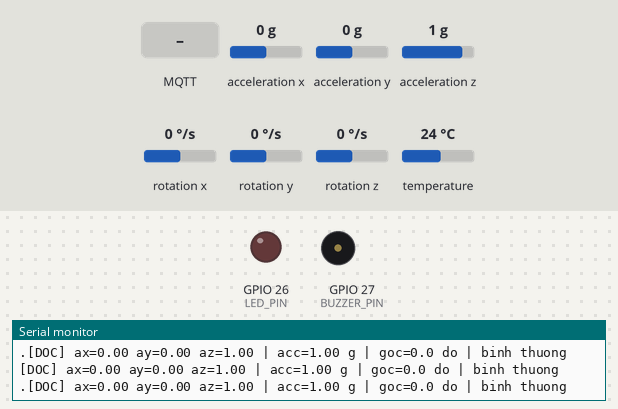
Bench run of a sketch on a simulated ESP32. Parts: output pins drawn as LEDs (lit = HIGH), buzzer (waves = sounding), the last lines printed to the serial monitor. Dashed ring = blinking. Inputs (shaded band) come from the test bench; at power-on: acceleration z 1 g, acceleration x 0 g, acceleration y 0 g, rotation x 0 °/s, rotation y 0 °/s, rotation z 0 °/s, temperature 24 °C. WiFi joins after 1.5 s; servers stay silent unless stated; random numbers use the default seed unless the sketch sets one; no MQTT or app messages arrive unless stated.

Above: at 1.2 s.
1.3 s: acceleration z set to 0.1 g
3.0 s: acceleration z set to -0.2 g
At 5.9 s:
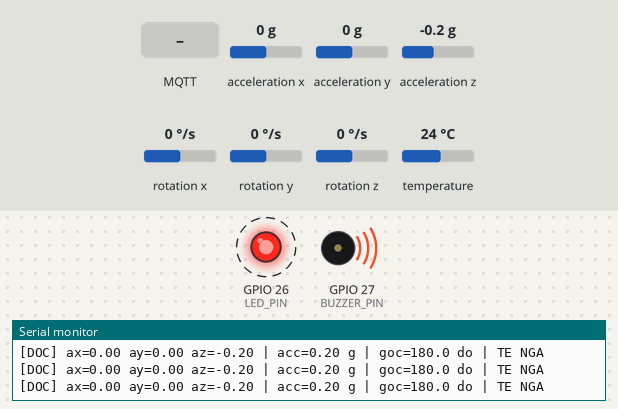
6.0 s: MQTT message "ON" arrives on the first subscribed topic
7.5 s: MQTT message "1" arrives on the first subscribed topic
At 7.71 s:
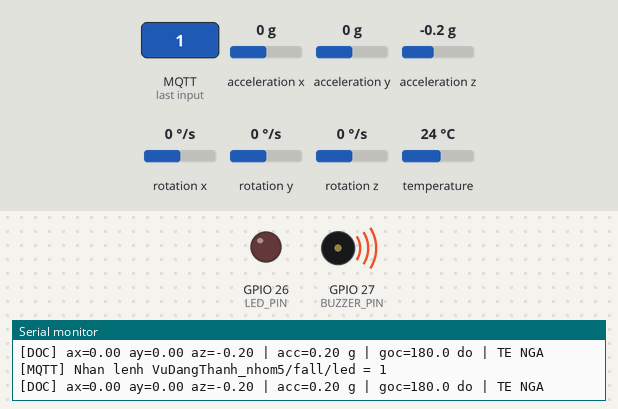
Timing chart, 0 to 14.5 s (numbered marks = the images above; inputs shaded):
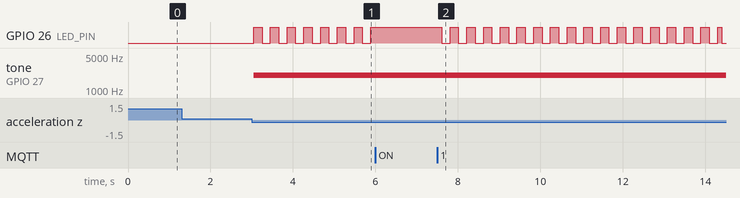

The sketch:

sketch.ino
```cpp
#include <WiFi.h>
#include <PubSubClient.h>
#include <Wire.h>
#include <Adafruit_MPU6050.h>
#include <Adafruit_Sensor.h>

// ======================= 1. CẤU HÌNH =======================
// Wifi (trên Wokwi dùng Wokwi-GUEST, mạch thật thì đổi lại)
const char* WIFI_SSID = "Wokwi-GUEST";
const char* WIFI_PASS = "";

// MQTT broker công cộng, không cần tài khoản
const char* MQTT_SERVER = "broker.hivemq.com";
const int   MQTT_PORT   = 1883;

const char* TOPIC_DATA = "VuDangThanh_nhom5/fall/data";    // ESP32 -> Web
const char* TOPIC_LED  = "VuDangThanh_nhom5/fall/led";     // Web -> ESP32 ("ON"/"OFF")
const char* TOPIC_BUZ  = "VuDangThanh_nhom5/fall/buzzer";  // Web -> ESP32 ("ON"/"OFF")

// Chân thiết bị
#define LED_PIN     26
#define BUZZER_PIN  27

// Ngưỡng phát hiện té ngã
const float FALL_ACC_G   = 2.0;   // tổng gia tốc > 2g (va đập mạnh)
const float FALL_ANGLE   = 60.0;  // góc nghiêng > 60 độ
const unsigned long ALERT_TIME_MS = 5000;  // cảnh báo kéo dài 5 giây

// ======================= 2. BIẾN TOÀN CỤC =======================
Adafruit_MPU6050 mpu;
WiFiClient espClient;
PubSubClient client(espClient);

// Gói dữ liệu truyền qua Queue
struct SensorData {
  float ax, ay, az;   // gia tốc 3 trục (đơn vị g)
  float acc;          // tổng gia tốc (g)
  float angle;        // góc nghiêng (độ)
  bool  fall;         // true nếu vượt ngưỡng
};

QueueHandle_t dataQueue;
QueueHandle_t alertQueue;

volatile bool ledManual = false;
volatile bool buzManual = false;
volatile bool alarmOn   = false;
volatile bool ledState  = false;
volatile bool buzState  = false;

void mqttCallback(char* topic, byte* payload, unsigned int length) {
  String msg = "";
  for (unsigned int i = 0; i < length; i++) msg += (char)payload[i];
  bool on = (msg == "ON");
  if (String(topic) == TOPIC_LED) ledManual = on;
  if (String(topic) == TOPIC_BUZ) buzManual = on;
  Serial.printf("[MQTT] Nhan lenh %s = %s\n", topic, msg.c_str());
}

void mqttReconnect() {
  while (!client.connected()) {
    Serial.print("[MQTT] Dang ket noi broker...");
    String clientId = "ESP32_FALL_" + String(random(0xffff), HEX);
    if (client.connect(clientId.c_str())) {
      Serial.println(" OK");
      client.subscribe(TOPIC_LED);
      client.subscribe(TOPIC_BUZ);
    } else {
      Serial.printf(" that bai (rc=%d), thu lai sau 2s\n", client.state());
      vTaskDelay(pdMS_TO_TICKS(2000));
    }
  }
}

void taskTruyenData(void *pvParameters) {
  Serial.print("[WIFI] Dang ket noi");
  WiFi.mode(WIFI_STA);
  WiFi.begin(WIFI_SSID, WIFI_PASS);
  while (WiFi.status() != WL_CONNECTED) {
    vTaskDelay(pdMS_TO_TICKS(500));
    Serial.print(".");
  }
  Serial.println("\n[WIFI] Da ket noi Wifi!");
  client.setServer(MQTT_SERVER, MQTT_PORT);
  client.setCallback(mqttCallback);
  SensorData d;
  char json[160];
  for (;;) {
    if (!client.connected()) mqttReconnect();
    client.loop();
    if (xQueueReceive(dataQueue, &d, pdMS_TO_TICKS(50)) == pdTRUE) {
      snprintf(json, sizeof(json),
        "{\"ax\":%.2f,\"ay\":%.2f,\"az\":%.2f,\"acc\":%.2f,\"angle\":%.1f,\"fall\":%d,\"led\":%d,\"buz\":%d}",
        d.ax, d.ay, d.az, d.acc, d.angle,
        alarmOn ? 1 : 0, ledState ? 1 : 0, buzState ? 1 : 0);
      client.publish(TOPIC_DATA, json);
    }
  }
}

void taskDocData(void *pvParameters) {
  sensors_event_t a, g, temp;
  SensorData d;
  for (;;) {
    mpu.getEvent(&a, &g, &temp);
    d.ax = a.acceleration.x / 9.80665;
    d.ay = a.acceleration.y / 9.80665;
    d.az = a.acceleration.z / 9.80665;
    d.acc = sqrt(d.ax * d.ax + d.ay * d.ay + d.az * d.az);
    d.angle = atan2(sqrt(d.ax * d.ax + d.ay * d.ay), d.az) * 180.0 / PI;
    d.fall = (d.acc > FALL_ACC_G) || (d.angle > FALL_ANGLE);
    Serial.printf("[DOC] ax=%.2f ay=%.2f az=%.2f | acc=%.2f g | goc=%.1f do | %s\n",
      d.ax, d.ay, d.az, d.acc, d.angle, d.fall ? "TE NGA" : "binh thuong");
    xQueueSend(dataQueue, &d, 0);
    xQueueSend(alertQueue, &d, 0);
    vTaskDelay(pdMS_TO_TICKS(200));
  }
}

void taskCanhBao(void *pvParameters) {
  SensorData d;
  unsigned long fallUntil = 0;
  bool lastBuz = false;
  for (;;) {
    if (xQueueReceive(alertQueue, &d, pdMS_TO_TICKS(100)) == pdTRUE) {
      if (d.fall) {
        if (millis() >= fallUntil) Serial.println("[CANH BAO] !!! PHAT HIEN TE NGA !!!");
        fallUntil = millis() + ALERT_TIME_MS;
      }
    }
    alarmOn = (millis() < fallUntil);
    bool blink = (millis() / 200) % 2;
    ledState = ledManual || alarmOn;
    digitalWrite(LED_PIN, ledManual || (alarmOn && blink));
    buzState = buzManual || alarmOn;
    if (buzState && !lastBuz) tone(BUZZER_PIN, 2000);
    if (!buzState && lastBuz) noTone(BUZZER_PIN);
    lastBuz = buzState;
  }
}

void setup() {
  Serial.begin(115200);
  pinMode(LED_PIN, OUTPUT);
  pinMode(BUZZER_PIN, OUTPUT);
  Wire.begin(21, 22);
  while (!mpu.begin()) {
    Serial.println("Khong tim thay MPU6050, kiem tra day noi!");
    delay(500);
  }
  mpu.setAccelerometerRange(MPU6050_RANGE_8_G);
  Serial.println("MPU6050 san sang");
  dataQueue = xQueueCreate(10, sizeof(SensorData));
  alertQueue = xQueueCreate(10, sizeof(SensorData));
  xTaskCreatePinnedToCore(taskTruyenData, "TruyenData", 8192, NULL, 1, NULL, 0);
  xTaskCreatePinnedToCore(taskDocData, "DocData", 4096, NULL, 2, NULL, 1);
  xTaskCreatePinnedToCore(taskCanhBao, "CanhBao", 4096, NULL, 1, NULL, 1);
}

void loop() {
  vTaskDelete(NULL);
}
```

Measured:
- the behaviour switches between 0 and -0.1 g on acceleration z (found by bisection; images 0 and 1)
- after the input at 3.0 s, GPIO 26 (LED_PIN): alternates HIGH for 0.20 s and LOW for 0.20 s, starting after 0.05 s; tone on GPIO 27 (BUZZER_PIN): silent → 2000 Hz after 0.05 s
- after the input at 7.5 s, GPIO 26 (LED_PIN): goes 16 × (LOW 0.20 s, HIGH 0.20 s), LOW 0.20 s, HIGH 0.10 s, then LOW, starting after 0.11 s
